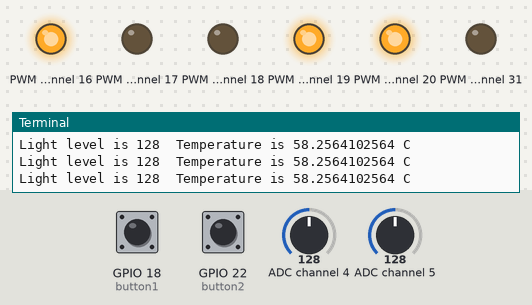
The program below on a simulated Raspberry Pi (BCM pin numbers). Shown: output pins drawn as LEDs (lit = HIGH), the last lines printed to the terminal. Dashed ring = blinking. The inputs (shaded band) are chosen by the test bench; at power-on: ADC channel 5 = 128, GPIO 18 (button1) HIGH, GPIO 22 (button2) HIGH, ADC channel 4 = 128 (analog values on the 0–255 scale).

Above: at 1.2 s.
1.3 s: ADC channel 5 set to 123
2.8 s: ADC channel 5 set to 116
At 3.5 s:
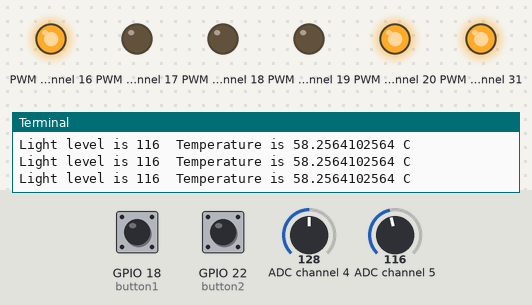
4.3 s: GPIO 18 (button1) pulled LOW for 0.15 s
At 5.1 s:
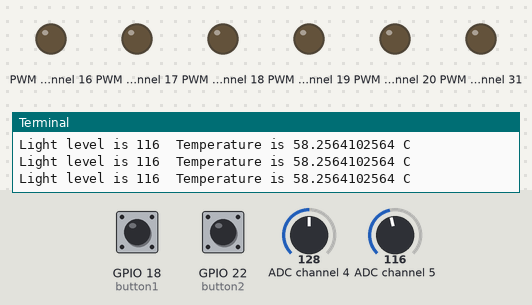
6.8 s: GPIO 18 (button1) pulsed LOW 5 times (0.12 s each, 0.3 s apart)
At 10.0 s:
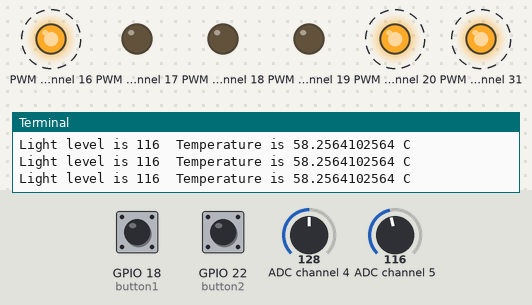
Timing chart, 0 to 10.8 s (numbered marks = the images above; inputs shaded):
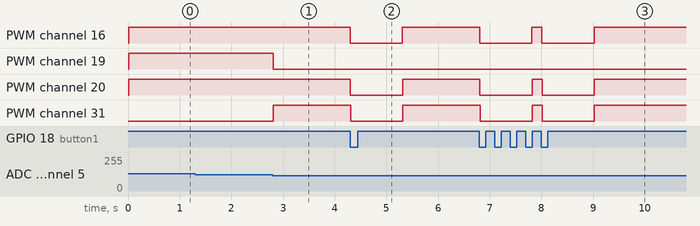

The program:

WeatherStation.py
```python
# Based on https://www.ghielectronics.com/docs/333/fez-hat-and-linux
# and on https://github.com/bechynsky/FEZHATPY
# and on https://bitbucket.org/ghi_elect/windows-iot/src
# and on https://github.com/Gravicode/FezHatBot/blob/master/FezHatBot/

########  Library imports  ########
from Adafruit_PWM_Servo_Driver import PWM
from Adafruit_I2C import Adafruit_I2C
from gpiozero import Button
from time import sleep

########  Initializations  ########
# Initialise the PWM
pwm = PWM(0x7F)

# Initialise the ADC
adc = Adafruit_I2C(0x48)

# Channel for light sensor on ADC
lightSensorChannel = 5

# Channel for temperature sensor on ADC
tempSensorChannel = 4

# Initialize buttons
button1 = Button(18)
button2 = Button(22)
global button_pressed
button_pressed = False


########  Helper functions  ########
def read_from_adc(channel):
   # See details on the protocol on pages 13 and 14 of the ADS7830 ADS:
   # http://ww1.microchip.com/downloads/en/DeviceDoc/20001942F.pdf
   # Usage example:
   # https://github.com/bechynsky/FEZHATPY
   if (channel % 2 == 0):
      c = channel / 2
   else:
      c = (channel - 1) / 2 + 4
   channelAddress = 0x80 | (c << 4)

   return adc.readU8(channelAddress)


def setColor(led, color):
    # Set the selected LED to the selected color
    # Color is encoded as three values for red, green and blue in range 0-255.
    # Each LED has three channels, one for each color.
    # The signals are sent to the corresponding channels as PWM with frequencies calculated by scaling
    # color values from range 0-255 to range 0-4095
	r = int(4096 * float(color[0]) / 255) - 1
	g = int(4096 * float(color[1]) / 255) - 1
	b = int(4096 * float(color[2]) / 255) - 1
	if led == 0:
		# Red channel
		pwm.setPWM(1, 0, r)
		# Green channel
		pwm.setPWM(0, 0, g)
		# Blue channel
		pwm.setPWM(2, 0, b)
	else:
		if led == 1:
			# Red channel
			pwm.setPWM(4, 0, r)
			# Green channel
			pwm.setPWM(3, 0, g)
			# Blue channel
			pwm.setPWM(15, 0, b)


def button_press_handler():
    # Button press handler
    # Implements what happens on button press event
    global button_pressed
    button_pressed = True


# Assign button press event handlers
button1.when_pressed = button_press_handler
button2.when_pressed = button_press_handler


########  Colors  ########
Color = {'red':			[255, 0, 0],
		 'green':		[0, 255, 0],
		 'blue':		[0, 0, 255],
		 'cyan':		[0, 255, 255],
		 'magenta':		[255, 0, 255],
		 'yellow':		[255, 255, 0],
		 'white':		[255, 255, 255],
		 'black':		[0, 0, 0]}


########  Main code  ########
while (True):
   # Read the light sensor
   lightLevel = read_from_adc(lightSensorChannel)

   # Read the temperature sensor
   # For details on the formula, see page 8 in http://ww1.microchip.com/downloads/en/DeviceDoc/20001942F.pdf
   temperature = (((3300 / 255) * read_from_adc(tempSensorChannel)) - 400) / 19.5

   print "Light level is " + str(lightLevel) + "  Temperature is " + str(temperature) + " C"

   max_lightness = 220
   min_lightness = 70
   # Select colors based on light intensity, namely calculate
   # color index (0, 1, 2, 3) for LED1 and (4, 5, 6) for LED2
   led1_color = int(4 * (float(lightLevel - min_lightness) / (max_lightness - min_lightness)))
   led2_color = 4 + int(3 * (float(lightLevel - min_lightness) / (max_lightness - min_lightness)))

   if not button_pressed:
       # Color.keys() returns the list of color names ('red', 'green', 'blue')
       # This is just a way to access color values by index (0, 1, 2) instead of color name
       # Read more on the data type called dictionary (here Color is a dictionary)
       setColor(0, Color[Color.keys()[led1_color]])
       setColor(1, Color[Color.keys()[led2_color]])
   else:
       setColor(0, Color['black'])
       setColor(1, Color['black'])
       sleep(1)
       button_pressed = False
```

Measured:
- the behaviour switches between 120 and 119 on ADC channel 5 (found by bisection; images 0 and 1)
- after the input at 2.8 s, PWM channel 19: HIGH → LOW at once; PWM channel 31: LOW → HIGH at once
- after the input at 4.3 s, PWM channel 16, PWM channel 20, PWM channel 31: HIGH → LOW at once, → HIGH 1.0 s later
- after the input at 6.8 s, PWM channel 16, PWM channel 20, PWM channel 31: alternates HIGH for 0.19 s and LOW for 1.0 s, starting at once
